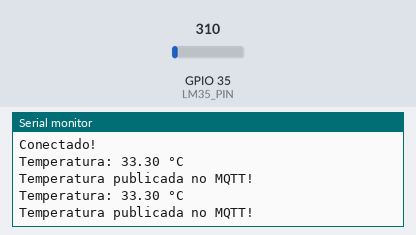
Simulated run of this sketch. Board: ESP32. On the bench: the last lines printed to the serial monitor. The test bench sets the inputs (shaded band); at power-on: GPIO 35 (LM35_PIN) = 310. WiFi joins after 1.5 s; servers stay silent unless stated; no MQTT or app messages arrive unless stated.

Above: at 2.7 s.
2.8 s: GPIO 35 (LM35_PIN) set to 372
At 4.1 s:
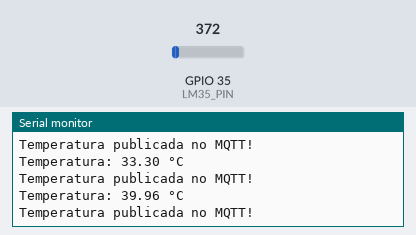
4.3 s: GPIO 35 (LM35_PIN) set to 434
At 5.1 s:
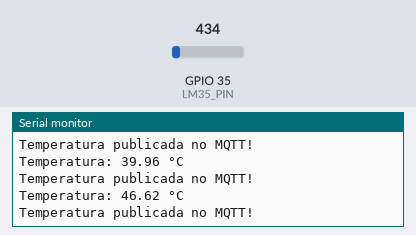
Timing chart, 0 to 7.3 s (numbered marks = the images above; inputs shaded):
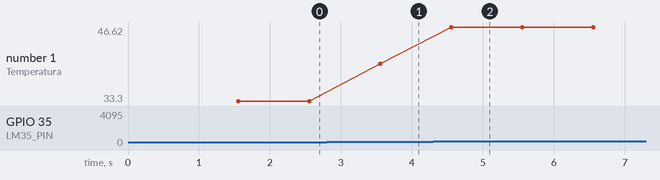

The sketch:

Projeto.ino
```cpp
#include <WiFi.h>
#include <PubSubClient.h>

#define LM35_PIN 35

const char* ssid = "";
const char* password = "";

const char* mqtt_server = "raspberrypi";
const int mqtt_port = 1883;
const char* mqtt_topic = "mendix/iot";

WiFiClient espClient;
PubSubClient client(espClient);

void setup() {
  Serial.begin(115200);
  setup_wifi();
  client.setServer(mqtt_server, mqtt_port);
}

void loop() {
  if (!client.connected()) {
    reconnect_mqtt();
  }
  client.loop();
  float temperature = readTemperature();
  Serial.print("Temperatura: ");
  Serial.print(temperature);
  Serial.println(" °C");
  if (temperature > 0) {
    publishTemperature(temperature);
  }
  delay(1000);
}

void setup_wifi() {
  Serial.print("Conectando ao Wi-Fi: ");
  Serial.println(ssid);

  WiFi.begin(ssid, password);
  while (WiFi.status() != WL_CONNECTED) {
    delay(500);
    Serial.print(".");
  }
  Serial.println("\nWiFi conectado!");
  Serial.print("IP: ");
  Serial.println(WiFi.localIP());
}

void reconnect_mqtt() {
  while (!client.connected()) {
    Serial.println("Conectando ao MQTT...");
    if (client.connect("ESP32Client")) {
      Serial.println("Conectado!");
    } else {
      Serial.print("Falha, rc=");
      Serial.print(client.state());
      Serial.println(" Tentando novamente em 5s");
      delay(5000);
    }
  }
}

float readTemperature() {
  float temperature = analogRead(LM35_PIN) / 9.31;
  return temperature;
}

void publishTemperature(float temp) {
  char msg[10];
  dtostrf(temp, 6, 2, msg);
  client.publish(mqtt_topic, msg);
  Serial.println("Temperatura publicada no MQTT!");
}
```

Measured:
- after the input at 2.8 s, the serial monitor: prints a new line after 0.76 s (image 1)
- after the input at 4.3 s, the serial monitor: prints a new line after 0.26 s (image 2)
- plotted number 1: 33.3 → 39.96 after the input at 2.8 s, 39.96 → 46.62 after the input at 4.3 s
